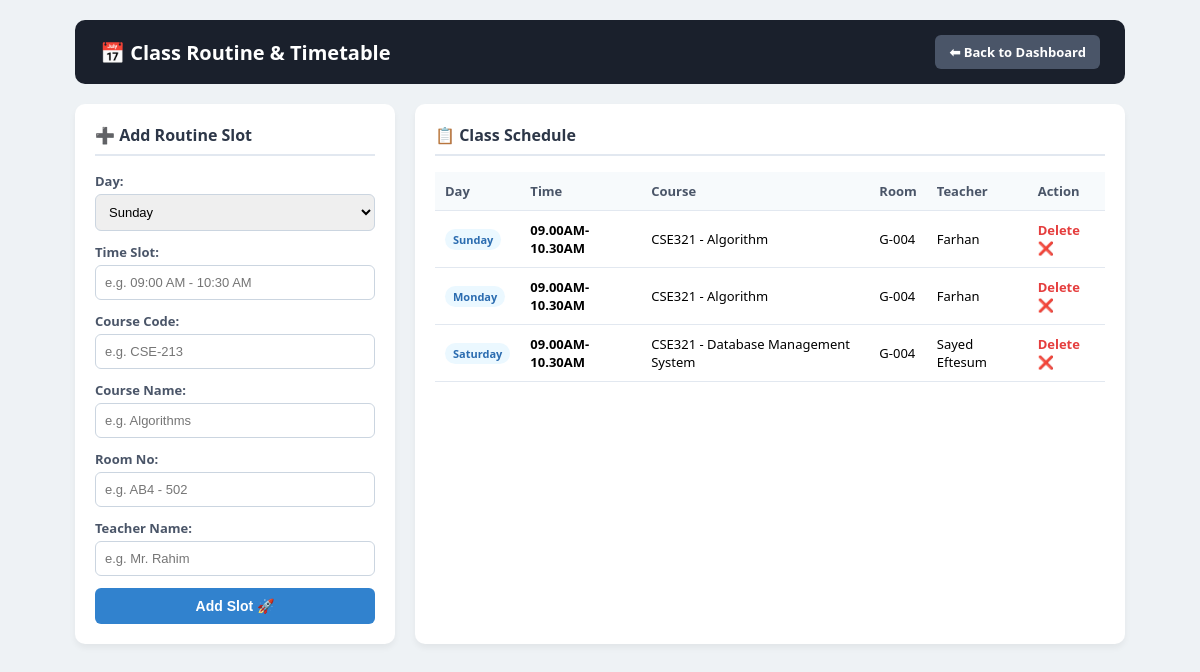
The page /manage_routine.php (signed in) on the database its author committed.
### tables this page shows
CREATE TABLE `routines` (
  `id` int(11) NOT NULL,
  `day` enum('Sunday','Monday','Tuesday','Wednesday','Thursday','Friday','Saturday') NOT NULL,
  `time_slot` varchar(50) NOT NULL,
  `course_code` varchar(20) NOT NULL,
  `course_name` varchar(100) NOT NULL,
  `room_no` varchar(20) NOT NULL,
  `teacher_name` varchar(100) NOT NULL
);

### manage_routine.php (the view, shortened to what this page needs)
<?php
require_once 'config.php';
$user_role = $_SESSION['role'] ?? '';
$back_link = ($user_role === 'admin') ? 'admin_dashboard.php' : (($user_role === 'teacher') ? 'teacher_dashboard.php' : 'student_dashboard.php');
$routines = $conn->query("SELECT * FROM routines ORDER BY FIELD(day, 'Sunday', 'Monday', 'Tuesday', 'Wednesday', 'Thursday', 'Friday', 'Saturday'), time_slot ASC");
?>
<!DOCTYPE html>
<html lang="en">
<head>
</head>
<body>
<div class="container">
    <div class="header">
        <h2>📅 Class Routine & Timetable</h2>
        <a href="<?php echo $back_link; ?>" class="btn-back">⬅ Back to Dashboard</a>
    </div>
    <div class="main-grid">
        <?php if ($user_role !== 'student'): ?>
        <div class="card">
            <h3>➕ Add Routine Slot</h3>
            <form action="" method="POST">
                <div class="form-group">
                    <label>Day:</label>
                    <select name="day" required>
                        <option value="Sunday">Sunday</option>
                    </select>
                </div>
                <div class="form-group">
                    <label>Time Slot:</label>
                    <input type="text" name="time_slot" placeholder="e.g. 09:00 AM - 10:30 AM" required>
                </div>
                <div class="form-group">
                    <label>Course Code:</label>
                    <input type="text" name="course_code" placeholder="e.g. CSE-213" required>
                </div>
                <div class="form-group">
                    <label>Course Name:</label>
                    <input type="text" name="course_name" placeholder="e.g. Algorithms" required>
                </div>
                <div class="form-group">
                    <label>Room No:</label>
                    <input type="text" name="room_no" placeholder="e.g. AB4 - 502" required>
                </div>
                <div class="form-group">
                    <label>Teacher Name:</label>
                    <input type="text" name="teacher_name" placeholder="e.g. Mr. Rahim" required>
                </div>
                <button type="submit" name="add_routine" class="btn-submit">Add Slot 🚀</button>
            </form>
        </div>
        <?php endif; ?>
        <div class="card">
            <h3>📋 Class Schedule</h3>
            <table>
                <thead>
                    <tr>
                        <th>Day</th>
                        <th>Time</th>
                        <th>Course</th>
                        <th>Room</th>
                        <th>Teacher</th>
                        <?php if ($user_role !== 'student'): ?><th>Action</th><?php endif; ?>
                    </tr>
                </thead>
                <tbody>
                    <?php if ($routines && $routines->num_rows > 0): ?>
                        <?php while ($r = $routines->fetch_assoc()): ?>
                            <tr>
                                <td><span class="day-badge"><?php echo $r['day']; ?></span></td>
                                <td><b><?php echo htmlspecialchars($r['time_slot']); ?></b></td>
                                <td><?php echo htmlspecialchars($r['course_code'] . " - " . $r['course_name']); ?></td>
                                <td><?php echo htmlspecialchars($r['room_no']); ?></td>
                                <td><?php echo htmlspecialchars($r['teacher_name']); ?></td>
                                <?php if ($user_role !== 'student'): ?>
                                <td>
                                    <a href="manage_routine.php?delete_routine_id=<?php echo $r['id']; ?>" class="btn-del" onclick="return confirm('Delete this routine entry?');">Delete ❌</a>
                                </td>
                                <?php endif; ?>
                            </tr>
                        <?php endwhile; ?>
                    <?php else: ?>
                        <tr><td colspan="6" style="text-align:center; color:#a0aec0; padding:15px;">No routine added yet.</td></tr>
                    <?php endif; ?>
                </tbody>
            </table>
        </div>
    </div>
</div>
</body>
</html>

### rows shown on the page
routines: day "Sunday", time_slot "09.00AM-10.30AM", course_code+course_name "CSE321 - Algorithm", room_no "G-004", teacher_name "Farhan"
routines: day "Monday", time_slot "09.00AM-10.30AM", course_code+course_name "CSE321 - Algorithm", room_no "G-004", teacher_name "Farhan"
routines: day "Saturday", time_slot "09.00AM-10.30AM", course_code+course_name "CSE321 - Database Management System", room_no "G-004", teacher_name "Sayed Eftesum"
